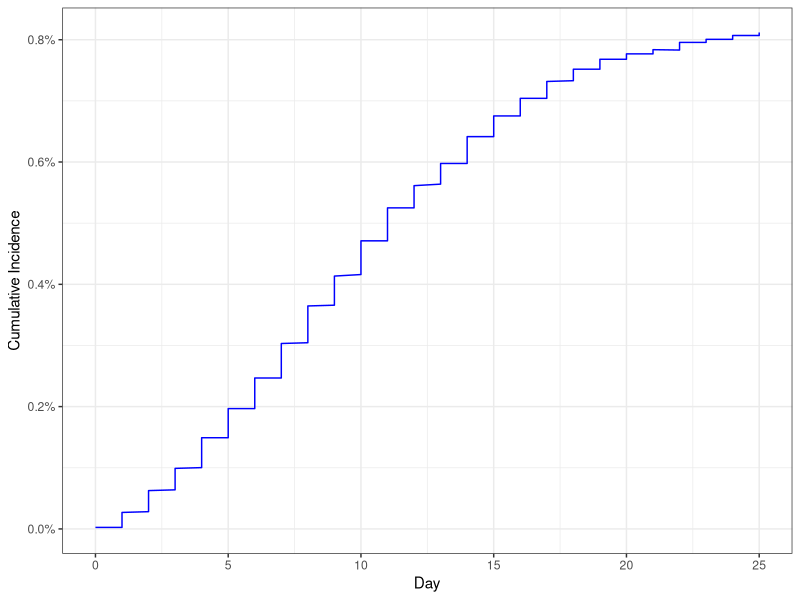
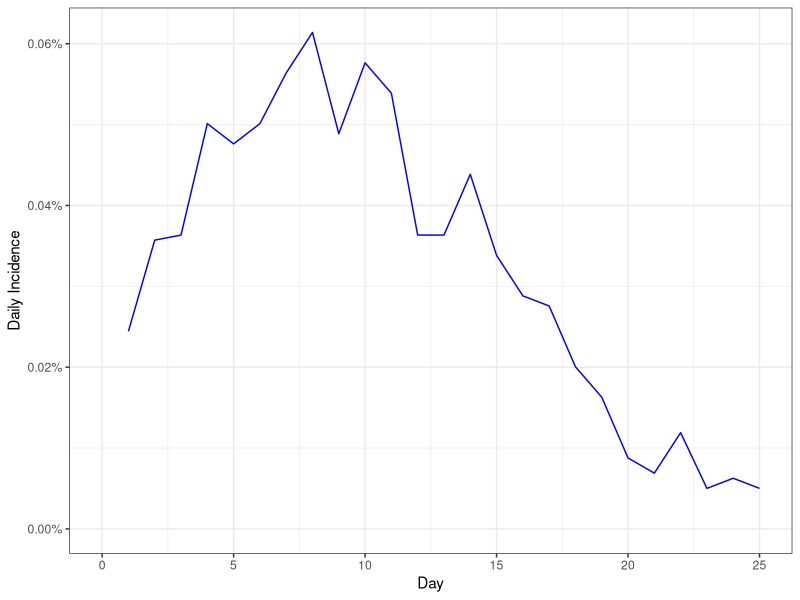
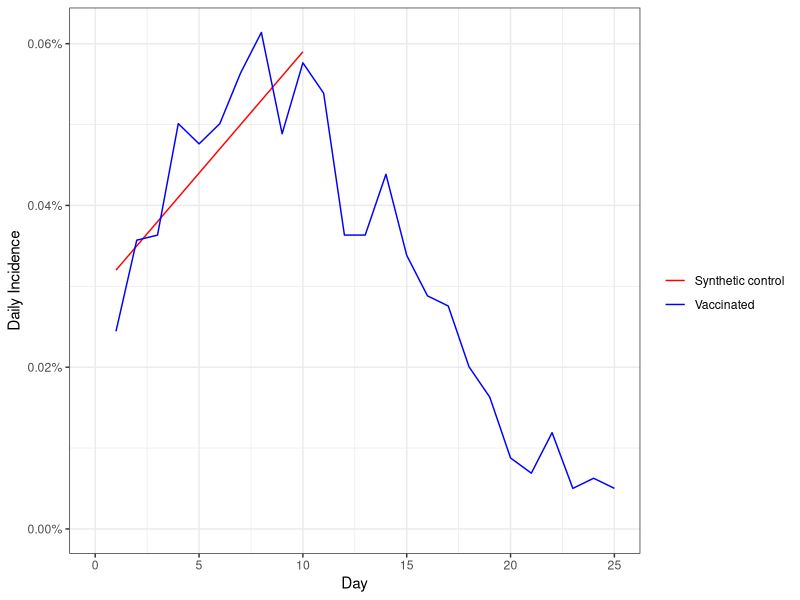
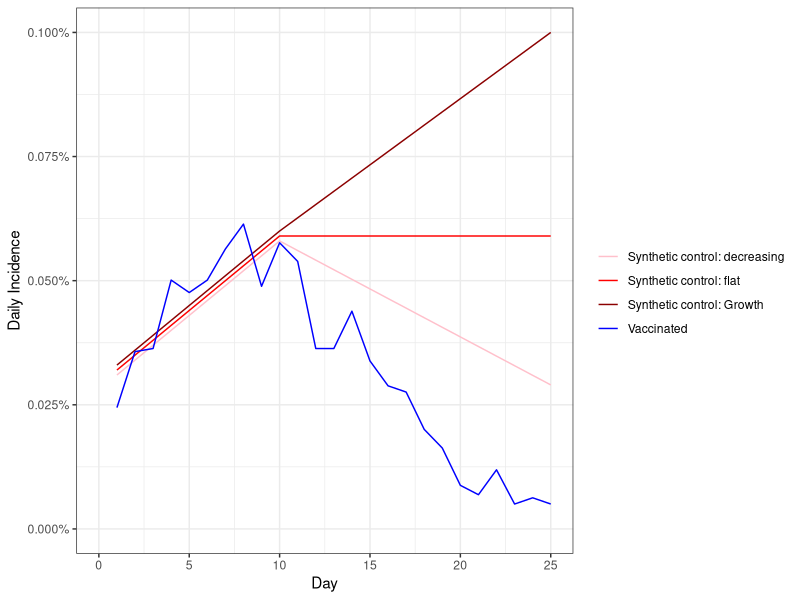
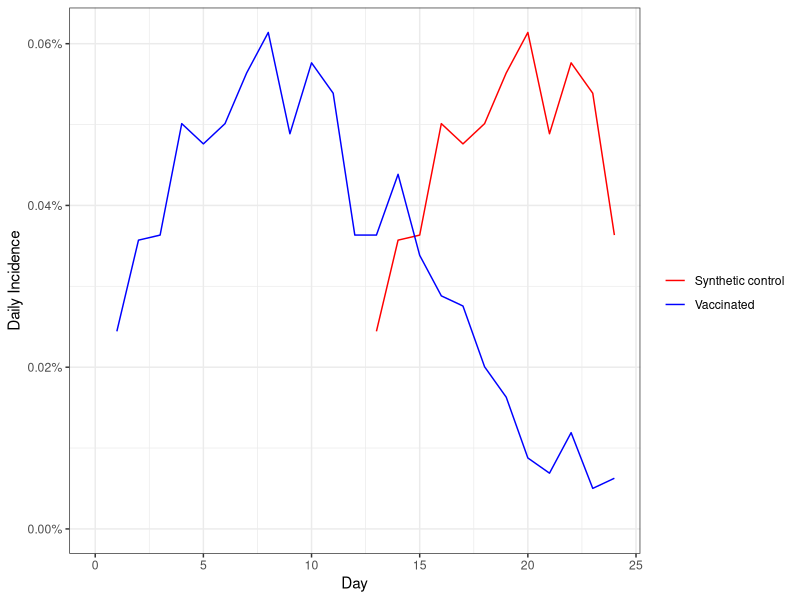
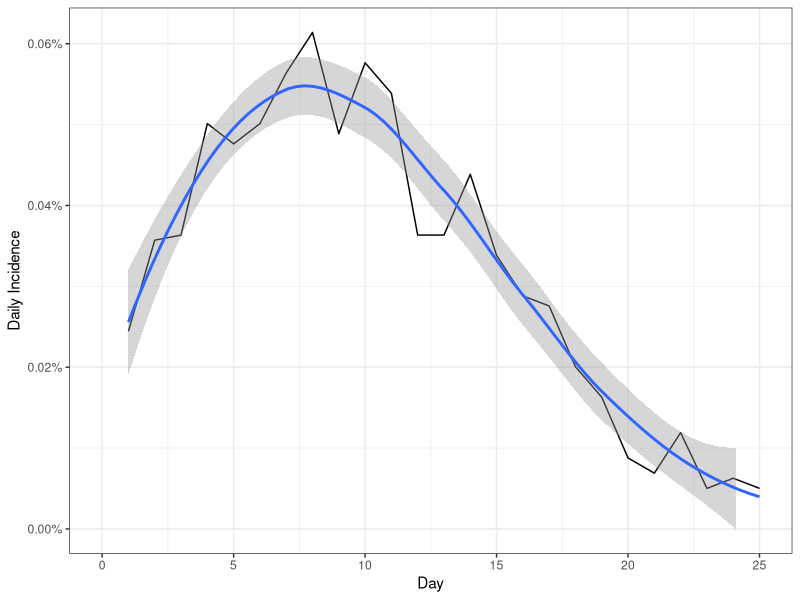

Generate these figures, in order, with R:
## ---- chunk 1
library(tidyverse)
## ---- chunk 2
maccabi = read_csv("maccabi.csv",col_names = c('Day','CumulativeIncidence')) %>% mutate(Day=round(Day)) 

ggplot(maccabi,aes(x=Day,y=CumulativeIncidence))+geom_line(color="blue")+theme_bw()+labs(x="Day",y="Cumulative Incidence")+scale_y_continuous(labels=scales::percent,limits=c(0,NA))
## ---- chunk 3
perday = maccabi %>% arrange(Day,CumulativeIncidence) %>% group_by(Day) %>% summarise(CumulativeIncidence=max(CumulativeIncidence)) %>% mutate(DailyIncidence=CumulativeIncidence-lag(CumulativeIncidence),type="Vaccinated") 

ggplot(perday,aes(x=Day,y=DailyIncidence))+geom_line(color="blue")+theme_bw()+labs(x="Day",y="Daily Incidence")+scale_y_continuous(labels=scales::percent,limits=c(0,NA)) 
## ---- chunk 4
control_group = tibble(Day=1:10,DailyIncidence=seq(0.00032,0.00059,length.out=10),type="Synthetic control")
ggplot(bind_rows(control_group, perday),aes(x=Day,y=DailyIncidence,color=type))+geom_line()+theme_bw()+labs(color="",x="Day",y="Daily Incidence")+scale_y_continuous(labels=scales::percent,limits=c(0,NA)) +scale_color_manual(values=c("red","blue"))
## ---- chunk 5
 syn_control <- function(final, name,offset){
return(bind_rows(tibble(Day=1:10,DailyIncidence=seq(0.00032+offset,0.00059+offset,length.out=10),type=name),
                  tibble(Day=10:25,DailyIncidence=seq(0.00059+offset,final,length.out=16),type=name)) )
}
combo =bind_rows(syn_control(0.0010,"Synthetic control: Growth",0.00001),syn_control(0.00059,"Synthetic control: flat",0),syn_control(0.00029,"Synthetic control: decreasing",-0.00001), perday)
ggplot(combo,aes(x=Day,y=DailyIncidence,color=type))+geom_line()+theme_bw()+labs(color="",x="Day",y="Daily Incidence")+scale_y_continuous(labels=scales::percent,limits=c(0,NA)) +scale_color_manual(values=c("pink","red","darkred","blue"))
## ---- chunk 6
combo %>% filter(Day>22) %>% group_by(type) %>% summarise(Incidence = mean(DailyIncidence)) %>% mutate(efficacy_percent = 100*(1- min(Incidence)/Incidence)) %>% filter(type!="Vaccinated") %>% select(-Incidence)
## ---- chunk 7
control_group = perday %>% mutate(Day=Day+12, type= "Synthetic control") %>% filter(Day<25)
maccabi_analysis = bind_rows(control_group, perday %>% filter(Day<25))
ggplot(maccabi_analysis,aes(x=Day,y=DailyIncidence,color=type))+geom_line()+theme_bw()+labs(color="",x="Day",y="Daily Incidence")+scale_y_continuous(labels=scales::percent,limits=c(0,NA)) +scale_color_manual(values=c("red","blue"))

## ---- chunk 8
maccabi_analysis %>% filter(Day>22) %>% group_by(type) %>% summarise(Incidence = mean(DailyIncidence)) %>% mutate(efficacy_percent = 100*(1- min(Incidence)/Incidence)) %>% filter(type!="Vaccinated") %>% select(-Incidence)

## ---- chunk 9
maccabi_analysis %>% filter(Day>12) %>% group_by(type) %>% summarise(Incidence = mean(DailyIncidence)) %>% mutate(efficacy_percent = 100*(1- min(Incidence)/Incidence)) %>% filter(type!="Vaccinated") %>% select(-Incidence)

## ---- chunk 10
ggplot(perday,aes(x=Day,y=DailyIncidence))+geom_line(color="black")+theme_bw()+labs(x="Day",y="Daily Incidence")+scale_y_continuous(labels=scales::percent,limits=c(0,NA)) +geom_smooth()
## ---- chunk 11


